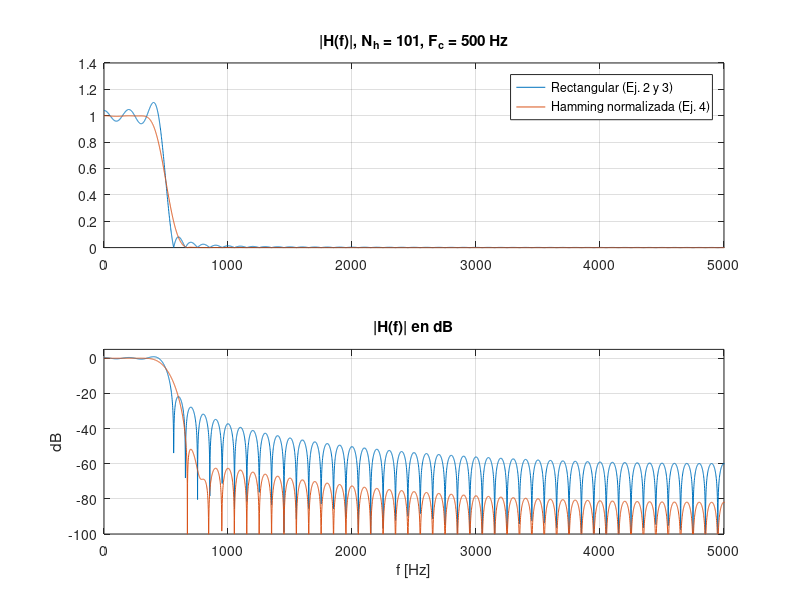
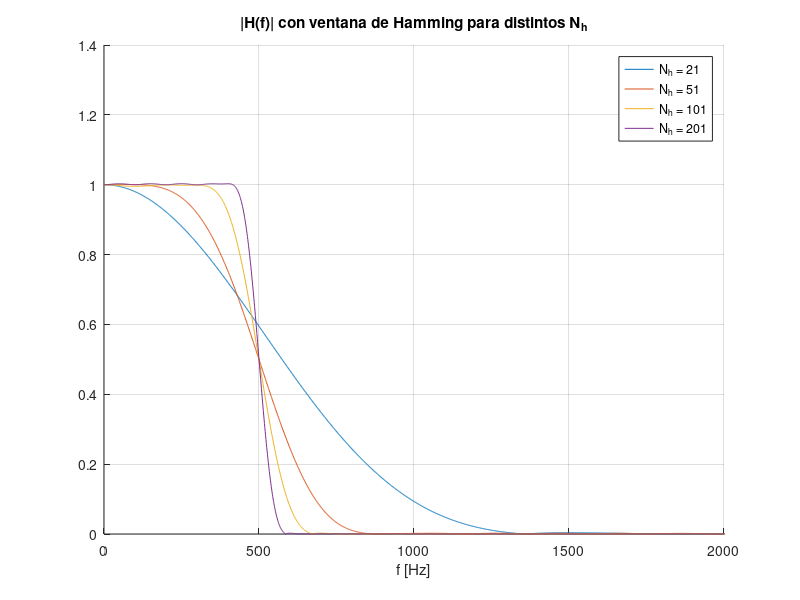
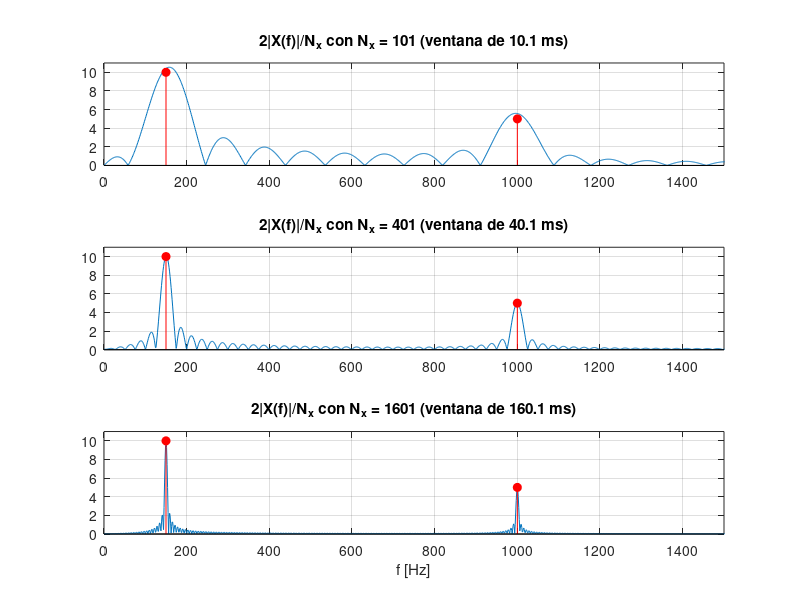

These charts were generated, in order, by the following MATLAB code: (Note: this script raises an error after producing the figures.)
% =========================================================================
% EJERCICIO 4 (continuación): estudios pedidos en el enunciado
%   a) Mejora de H(f) con Hamming frente a la ventana rectangular (Gibbs)
%   b) Banda de transición al modificar el núcleo Nh
%   c) Espectro de la entrada al modificar la ventana no nula Nx
%   d) Calidad de representación al modificar la frecuencia de muestreo Fm
% =========================================================================
clear; clc; close all;

Fc = 500;  Fm = 10000;  Nfft = 8192;      % FFT larga: H(f) y X(f) casi continuos
f  = (0:Nfft-1) * Fm / Nfft;
dB = @(v) 20*log10(abs(v) + 1e-12);

% ---------- a) Rectangular vs Hamming -------------------------------------
Nh = 101;  nh = -(Nh-1)/2:(Nh-1)/2;
h_rect = (2*Fc/Fm) * sinc(2*Fc*nh/Fm);
h_hamm = h_rect .* hamming(Nh)';   h_hamm = h_hamm / sum(h_hamm);
H_rect = fft(h_rect, Nfft);        H_hamm = fft(h_hamm, Nfft);

figure('Name', 'a) Rectangular vs Hamming');
subplot(2, 1, 1);
plot(f, abs(H_rect), f, abs(H_hamm)); xlim([0 Fm/2]); grid on;
legend('Rectangular (Ej. 2 y 3)', 'Hamming normalizada (Ej. 4)');
title(sprintf('|H(f)|, N_h = %d, F_c = %d Hz', Nh, Fc));
subplot(2, 1, 2);
plot(f, dB(H_rect), f, dB(H_hamm)); xlim([0 Fm/2]); ylim([-100 5]); grid on;
title('|H(f)| en dB'); xlabel('f [Hz]'); ylabel('dB');

printf('Rectangular: sobrepico = %.1f %%, lobulo lateral max = %.1f dB\n', ...
       (max(abs(H_rect)) - 1)*100, max(dB(H_rect(f > 1.3*Fc & f < Fm/2))));
printf('Hamming    : sobrepico = %.1f %%, lobulo lateral max = %.1f dB\n', ...
       (max(abs(H_hamm)) - 1)*100, max(dB(H_hamm(f > 1.3*Fc & f < Fm/2))));

% ---------- b) Banda de transición vs Nh -----------------------------------
figure('Name', 'b) Banda de transicion vs Nh');
hold on;
lista_Nh = [21 51 101 201];
for Nh = lista_Nh
  nh = -(Nh-1)/2:(Nh-1)/2;
  h  = (2*Fc/Fm) * sinc(2*Fc*nh/Fm) .* hamming(Nh)';  h = h / sum(h);
  H  = abs(fft(h, Nfft));
  plot(f, H);
  % ancho de transición: de |H| = 0.9 a |H| = 0.1
  f1 = f(find(H < 0.9, 1));  f2 = f(find(H < 0.1, 1));
  printf('Nh = %3d: transicion %4.0f - %4.0f Hz (ancho %4.0f Hz), |H(1000 Hz)| = %.4f\n', ...
         Nh, f1, f2, f2 - f1, H(round(1000*Nfft/Fm) + 1));
end
hold off; xlim([0 2000]); grid on;
legend(arrayfun(@(v) sprintf('N_h = %d', v), lista_Nh, 'UniformOutput', false));
title('|H(f)| con ventana de Hamming para distintos N_h'); xlabel('f [Hz]');

% ---------- c) Espectro de la entrada vs ventana no nula Nx ---------------
figure('Name', 'c) Efecto de enventanado sobre X(f)');
lista_Nx = [101 401 1601];
for i = 1:numel(lista_Nx)
  Nx = lista_Nx(i);  n = 0:Nx-1;
  x  = 10*cos(2*pi*150*n/Fm) + 5*sin(2*pi*1000*n/Fm);
  X  = abs(fft(x, Nfft)) / Nx * 2;       % escalado: el pico tiende a la amplitud
  subplot(numel(lista_Nx), 1, i);
  plot(f, X); hold on;
  stem([150 1000], [10 5], 'r', 'filled'); hold off;   % espectro de x(t) infinita
  xlim([0 1500]); ylim([0 11]); grid on;
  title(sprintf('2|X(f)|/N_x con N_x = %d (ventana de %.1f ms)', Nx, 1000*Nx/Fm));
end
xlabel('f [Hz]');

% ---------- d) Variación de la frecuencia de muestreo Fm ------------------
fd = figure('Name', 'd) Variacion de Fm');
lista_Fm = [10000 3000 2000 1200];
T = 0.04;                                 % misma duración de ventana [s]
for i = 1:numel(lista_Fm)
  Fmi = lista_Fm(i);
  Nx  = round(T*Fmi) + 1;
  Nh  = 2*round(0.005*Fmi) + 1;           % núcleo de ~10 ms en todos los casos
  [t_y, y_conv, ~, fi, X] = ej4(Fmi, Nh, Fc, Nx);  close(gcf);
  figure(fd);                             % volver a la figura del estudio
  t_x = (0:Nx-1) / Fmi;
  x   = 10*cos(2*pi*150*t_x) + 5*sin(2*pi*1000*t_x);

  subplot(numel(lista_Fm), 2, 2*i-1);
  plot(t_x, x, '.-', t_y, y_conv, '.-'); xlim([0 T]); grid on;
  title(sprintf('F_m = %d Hz: x (azul) e y (rojo)', Fmi));
  subplot(numel(lista_Fm), 2, 2*i);
  plot(fi, abs(X)); xlim([0 Fmi/2]); grid on;
  title(sprintf('|X(f)|, F_m = %d Hz (Nyquist = %d Hz)', Fmi, Fmi/2));
end
xlabel('f [Hz]');
